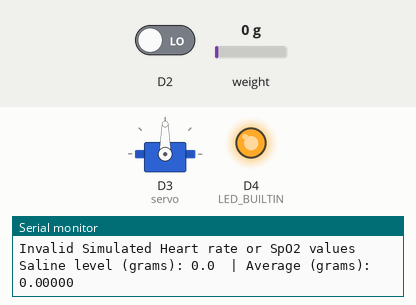
The sketch below on a simulated ESP8266 (NodeMCU). Shown: servo, output pins drawn as LEDs (lit = HIGH, except the on-board LED, lit = LOW), the last lines printed to the serial monitor. Inputs (shaded band) come from the test bench; at power-on: D2 LOW, weight on the scale 0 g. WiFi joins after 1.5 s; servers stay silent unless stated; network time is answered at once with the bench clock; the local clock reads 2024-03-15 10:24:30 at power-on unless the sketch sets it; storage starts empty; random numbers use the default seed unless the sketch sets one; no MQTT or app messages arrive unless stated.

Above: at 25.3 s.
At 31.8 s:
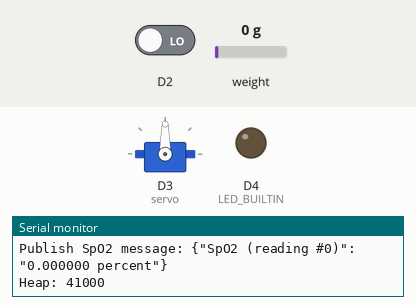
Timing chart, 0 to 34.9 s (numbered marks = the images above):
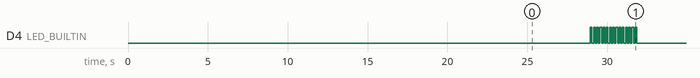

Measured:
- by itself, D4 (LED_BUILTIN): repeats every 10.1 s: HIGH 0.10 s, LOW 7.2 s, 14 × (HIGH 0.10 s, LOW 0.10 s)
- by itself, everything shown: repeats every 10.1 s, in 16 steps

The sketch:

saline_level_monitoring_system.ino
```cpp
#include "FS.h"
#include <ESP8266WiFi.h>
#include <PubSubClient.h>
#include <NTPClient.h>
#include <WiFiUdp.h>
#include <Arduino.h>
#include "HX711.h"
#include <Servo.h>
#include <ESP8266HTTPClient.h>
#include <WiFiClient.h>
#include <UrlEncode.h>
#include <Wire.h>
#include "MAX30100_PulseOximeter.h"

#define REPORTING_PERIOD_MS 10000

PulseOximeter pox;

int res = 1;
int res1 = 1;

uint32_t tsLastReport = 0;

Servo servo;

const char* ssid = "OPPO A15ss";
const char* password = "Onkar@90";

String phoneNumber = "+919075371782";
String apiKey = "7561076";

void sendMessage(String message) {
  String url = "http://api.callmebot.com/whatsapp.php?phone=" + phoneNumber + "&apikey=" + apiKey + "&text=" + urlEncode(message);
  WiFiClient client;
  HTTPClient http;
  http.begin(client, url);
  http.addHeader("Content-Type", "application/x-www-form-urlencoded");
  int httpResponseCode = http.POST(url);
  if (httpResponseCode == 200) {
    Serial.print("\nAlert Message sent successfully\n");
  } else {
    Serial.println("Error sending the message");
    Serial.print("HTTP response code: ");
    Serial.println(httpResponseCode);
  }
  http.end();
}

const int LOADCELL_DOUT_PIN = 12;
const int LOADCELL_SCK_PIN = 13;

HX711 scale;

WiFiUDP ntpUDP;
NTPClient timeClient(ntpUDP, "pool.ntp.org");

const char* AWS_endpoint = "ajujtbnnc644w-ats.iot.us-east-2.amazonaws.com";

void onBeatDetected() {
  Serial.println("Beat!");
}

void callback(char* topic, byte* payload, unsigned int length) {
  Serial.print("Message arrived [");
  Serial.print(topic);
  Serial.print("] ");
  for (int i = 0; i < length; i++) {
    Serial.print((char)payload[i]);
  }
  Serial.println();
}

WiFiClientSecure espClient;
PubSubClient client(AWS_endpoint, 8883, callback, espClient);

long lastMsg = 0;
char msg[50];
int value = 0;

// Thresholds for Pulse Oximeter readings
float minHeartRate = 60.0;
float maxHeartRate = 100.0;
float minSpo2 = 95.0;

void setup_wifi() {
  delay(10);
  Serial.println();
  Serial.print("Connecting to ");
  Serial.println(ssid);
  WiFi.begin(ssid, password);
  while (WiFi.status() != WL_CONNECTED) {
    delay(500);
    Serial.print(".");
  }
  Serial.println("");
  Serial.println("WiFi connected");
  Serial.println("IP address: ");
  Serial.println(WiFi.localIP());
  timeClient.begin();
  while (!timeClient.update()) {
    timeClient.forceUpdate();
  }
  espClient.setX509Time(timeClient.getEpochTime());
}

void reconnect() {
  while (!client.connected()) {
    Serial.print("Attempting MQTT connection...");
    if (client.connect("ESPthing")) {
      Serial.println("connected");
      client.publish("outTopic", "hello world");
      client.subscribe("inTopic");
    } else {
      Serial.print("failed, rc=");
      Serial.print(client.state());
      Serial.println(" try again in 5 seconds");
      char buf[256];
      espClient.getLastSSLError(buf, 256);
      Serial.print("WiFiClientSecure SSL error: ");
      Serial.println(buf);
      delay(5000);
    }
  }
}

void setup() {
  if (!pox.begin()) {
    Serial.println("FAILED to initialize PulseOximeter");
    for (;;);
  } else {
    Serial.println("PulseOximeter Initialized");
  }
  delay(7000);

  Serial.println("HX711 Demo");
  Serial.println("Initializing the scale");

  scale.begin(LOADCELL_DOUT_PIN, LOADCELL_SCK_PIN);
  Serial.println("Before setting up the scale:");
  Serial.print("read: \t\t");
  Serial.println(scale.read());
  Serial.print("read average: \t\t");
  Serial.println(scale.read_average(20));
  Serial.print("get value: \t\t");
  Serial.println(scale.get_value(5));
  Serial.print("get units: \t\t");
  Serial.println(scale.get_units(5), 1);
  scale.set_scale(482.312);
  scale.tare();
  Serial.println("After setting up the scale:");
  Serial.print("read: \t\t");
  Serial.println(scale.read());
  Serial.print("read average: \t\t");
  Serial.println(scale.read_average(20));
  Serial.print("get value: \t\t");
  Serial.println(scale.get_value(5));
  Serial.print("get units: \t\t");
  Serial.println(scale.get_units(5), 1);

  Serial.println("Readings:");
  servo.attach(0);
  servo.write(90);
  delay(2000);

  Serial.begin(115200);
  Serial.setDebugOutput(true);
  pinMode(LED_BUILTIN, OUTPUT);
  setup_wifi();
  delay(1000);

  if (!SPIFFS.begin()) {
    Serial.println("Failed to mount file system");
    return;
  }

  File cert = SPIFFS.open("/cert.der", "r");
  if (!cert) {
    Serial.println("Failed to open cert file");
  } else
    Serial.println("Success to open cert file");
  delay(1000);

  if (espClient.loadCertificate(cert))
    Serial.println("cert loaded");
  else
    Serial.println("cert not loaded");

  File private_key = SPIFFS.open("/private.der", "r");
  if (!private_key) {
    Serial.println("Failed to open private cert file");
  } else
    Serial.println("Success to open private cert file");
  delay(1000);

  if (espClient.loadPrivateKey(private_key))
    Serial.println("private key loaded");
  else
    Serial.println("private key not loaded");

  File ca = SPIFFS.open("/ca.der", "r");
  if (!ca) {
    Serial.println("Failed to open ca ");
  } else
    Serial.println("Success to open ca");
  delay(1000);

  if (espClient.loadCACert(ca))
    Serial.println("ca loaded");
  else
    Serial.println("ca failed");

  Serial.print("Heap: ");
  Serial.println(ESP.getFreeHeap());
}

void loop() {
  if (!client.connected()) {
    reconnect();
  }
  client.loop();

  unsigned long currentMillis = millis();
  if (currentMillis - tsLastReport >= REPORTING_PERIOD_MS) {
    tsLastReport = currentMillis;

    // Simulate Pulse Oximeter readings when a finger is detected
    bool fingerDetected = digitalRead(D2) == HIGH;
    float simulatedHeartRate = fingerDetected ? random(70, 86) : 0;
    float simulatedSpo2 = fingerDetected ? random(90, 99) : 0;

    // Check if simulated Pulse Oximeter readings are valid
    if (simulatedHeartRate > 0 && simulatedSpo2 > 0) {
      Serial.print("Simulated Heart rate: ");
      Serial.print(simulatedHeartRate);
      Serial.print(" bpm / Simulated SpO2: ");
      Serial.print(simulatedSpo2);
      Serial.println("%");

      // Check if simulated heart rate is outside the normal range
      if (simulatedHeartRate < minHeartRate || simulatedHeartRate > maxHeartRate) {
        sendMessage("Alert! Abnormal Heart Rate detected");
      }

      // Check if simulated SpO2 is below the normal range
      if (simulatedSpo2 < minSpo2) {
        sendMessage("Alert! Low Blood Oxygen (SpO2) detected");
      }
    } else {
      Serial.println("Invalid Simulated Heart rate or SpO2 values");
    }

    float initial = 135.0;
    float weight = abs(scale.get_units());
    float weights = abs(scale.get_units(10));
    float per = (weight / initial) * 100.0;

    Serial.print("Saline level (grams): ");
    Serial.print(weight, 1);
    Serial.print("\t| Average (grams): ");
    Serial.println(weights, 5);

    scale.power_down();
    delay(5000);
    scale.power_up();

    if (per < 15.0 && per > 10.0) {
      delay(1000);
      servo.write(180);
      if (res > 0) {
        sendMessage("Alert! Saline level is above 15 percent \n Saline flow is being stopped");
        res = 0;
      }
    } else if (per > 15.0 && per < 30.0) {
      delay(1000);
      servo.write(90);
      if (res1 > 0) {
        sendMessage("Alert! Saline level is below 30 percent");
        res1 = 0;
      }
    } else {
      delay(1000);
      servo.write(90);
    }

    snprintf(msg, 75, "{\"Saline level (reading #%ld)\": \"%f percent\"}", value, per);
    Serial.print("Publish Saline message: ");
    Serial.println(msg);
    client.publish("outTopic", msg);

    snprintf(msg, 75, "{\"Heart Rate (reading #%ld)\": \"%f bpm\"}", value, simulatedHeartRate);
    Serial.print("Publish Heart Rate message: ");
    Serial.println(msg);
    client.publish("outTopic", msg);

    snprintf(msg, 75, "{\"SpO2 (reading #%ld)\": \"%f percent\"}", value, simulatedSpo2);
    Serial.print("Publish SpO2 message: ");
    Serial.println(msg);
    client.publish("outTopic", msg);

    Serial.print("Heap: ");
    Serial.println(ESP.getFreeHeap());
  }

  digitalWrite(LED_BUILTIN, HIGH);
  delay(100);
  digitalWrite(LED_BUILTIN, LOW);
  delay(100);
}
```
